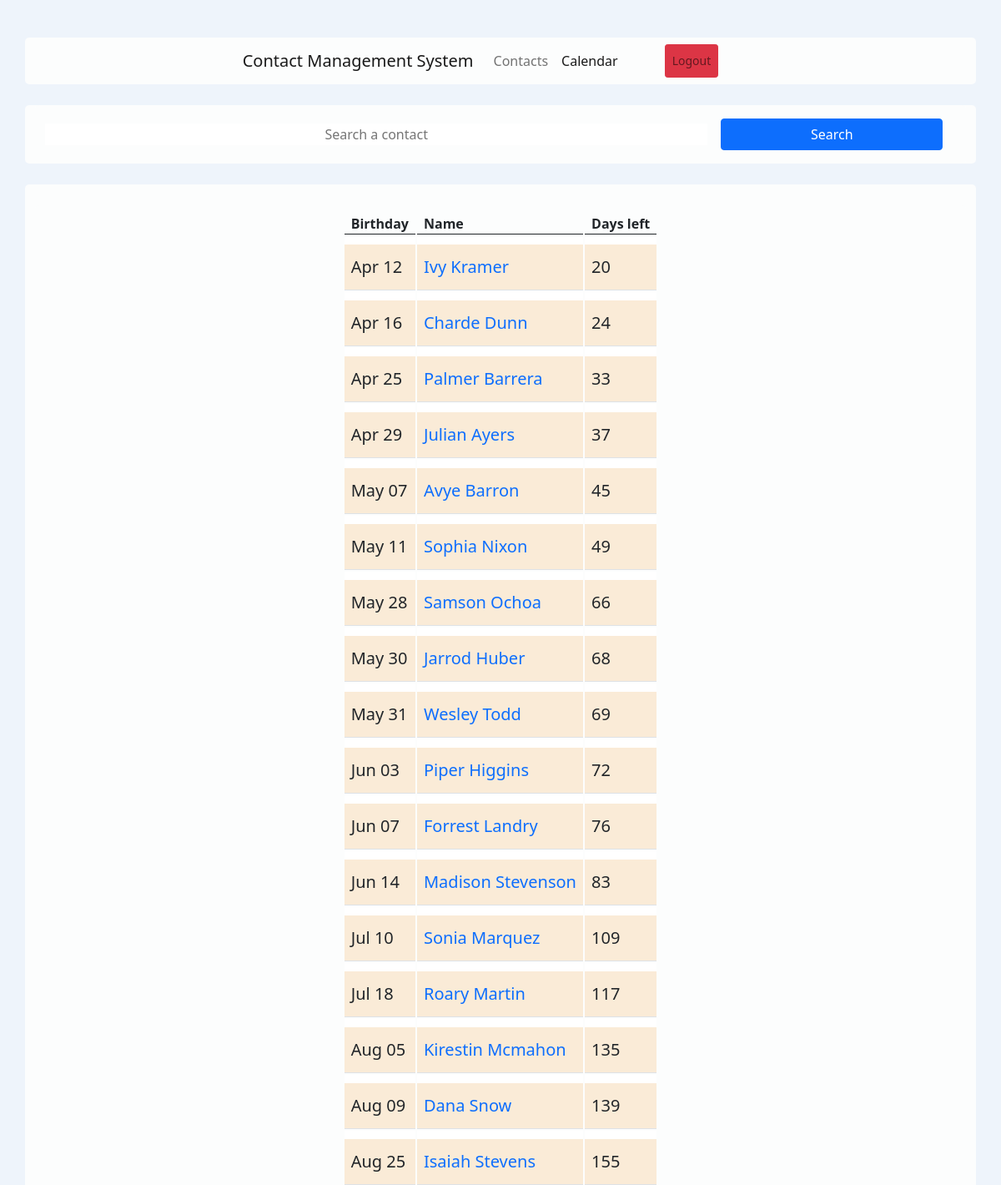
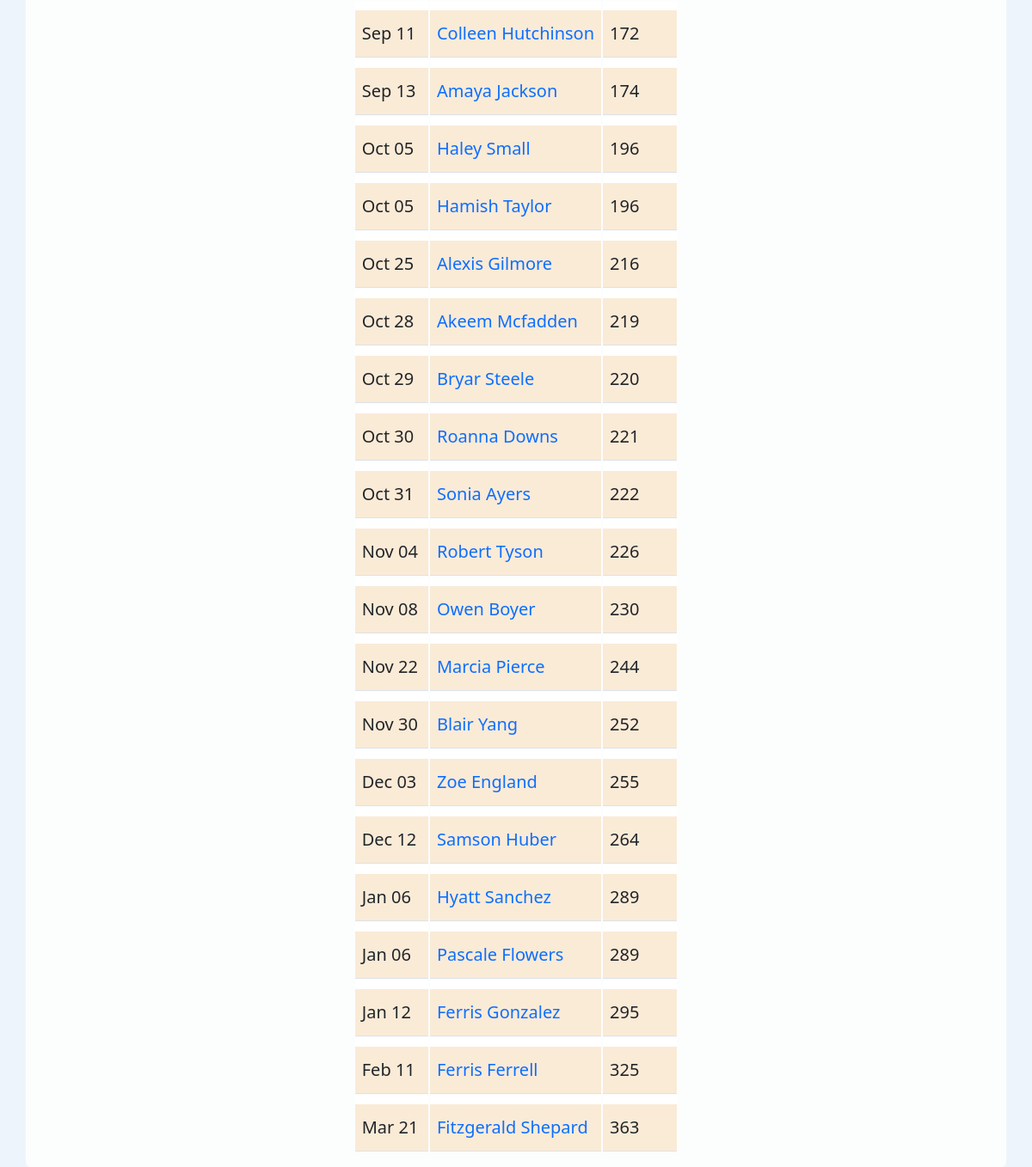
The page /src/Calendar/calendar.php (signed in) on the database its author committed (2 pictures, top to bottom).
### tables this page shows
CREATE TABLE IF NOT EXISTS `contact` (
  `id` int NOT NULL AUTO_INCREMENT,
  `firstName` varchar(50) NOT NULL,
  `lastName` varchar(50) NOT NULL,
  `emailAddress` varchar(100) NOT NULL,
  `phoneNumber` varchar(14) NOT NULL,
  `birthday` date NOT NULL,
  `streetAddress` varchar(256) NOT NULL,
  `city` varchar(25) NOT NULL,
  `province` varchar(40) NOT NULL,
  `postalCode` varchar(7) NOT NULL,
  PRIMARY KEY (`id`)
);

### src/contactHandler.php (called while the page is built, shortened)
<?php
class ContactManager {
    private $tableName;
    private $connection;
    public function __construct() {
        $this->config = parse_ini_file( $_SERVER['DOCUMENT_ROOT']."/cms/config.ini");
        $this->tableName = "contact";
        $this->connection = mysqli_connect($this->config['servername'], $this->config['username'], $this->config['password'])
            or die(mysqli_error($this->connection));
    }
    public function getContactsByBirthday() {
        $sql = "SELECT * FROM $this->tableName ORDER BY CONCAT(SUBSTR(`birthday`,6) < SUBSTR(CURDATE(),6), SUBSTR(`birthday`,6))";
        $result = @mysqli_query($this->connection, $sql) or die(mysqli_error($this->connection));
        $allContacts = array();
        while ($row = mysqli_fetch_array($result)) {
            $contact = new Contact;
            $contact->id             = $row['id'];
            $contact->firstName      = $row['firstName'];
            $contact->lastName       = $row['lastName'];
            $contact->emailAddress   = $row['emailAddress'];
            $contact->phoneNumber    = $row['phoneNumber'];
            $contact->birthday       = $row['birthday'];
            $contact->streetAddress  = $row['streetAddress'];
            $contact->city           = $row['city'];
            $contact->province       = $row['province'];
            $contact->postalCode     = $row['postalCode'];
            array_push($allContacts, $contact);
        } return $allContacts;
    }
}

### src/Calendar/calendar.php (the view, shortened to what this page needs)
<?php
require_once("./../contactHandler.php");
$contactManager = new ContactManager();
 if(isset($_POST['search']) && $_POST['search'] != "") {
    $allContacts = $contactManager->getContactsBirthdayBySearch($_POST['search']);
    } else { $allContacts = $contactManager->getContactsByBirthday();
    }
?>
<!DOCTYPE html>
<html>
	<head>
        <link href="https://cdn.jsdelivr.net/npm/bootstrap@5.0.2/dist/css/bootstrap.min.css" rel="stylesheet">
        <link rel="stylesheet" href="./../../wwwroot/css/site.css">
	</head>
	<body>
        <header>
            <div class=" container">
                <nav class="navbar navbar-expand navbar-light">
                    <a class="navbar-brand " href="./../allContacts/allContacts.php">Contact Management System</a>
                    <div class="collapse navbar-collapse" id="navbarNavAltMarkup">
                        <div class="navbar-nav">
                            <a class="nav-item nav-link" href="./../allContacts/allContacts.php">Contacts</a>
                            <a class="nav-item nav-link active" href="#">Calendar</a>
                            <a class="nav-item nav-link btn btn-danger btn-sm mx-5" href="./../Logout/logout.php">Logout</a>
                        </div>
                    </div>
                </nav>
            </div>
        </header>
        <div class="container ">
            <form action="calendar.php" method="POST" class="container mt-0">
                <input type="text" name="search" id="search" class="w-75 search-bar text-dark border-0 text-center" placeholder="Search a contact" />
                <input type="submit" class="w-25 btn btn-primary m-3" value="Search" />
            </form>
        </div>
        <div class="container">
            <link href="https://maxcdn.bootstrapcdn.com/font-awesome/4.3.0/css/font-awesome.min.css" rel="stylesheet">
            <link rel="stylesheet" href="./../../wwwroot/css/site.css">
            <div class="container">
            <div class="table-responsive">
                <table class="table user-list">
                    <?php if(!empty($allContacts)) { ?>
                        <thead>
                            <tr>
                                <th class="text-center"><span>Birthday</span></th>
                                <th><span>Name</span></th>
                                <th><span>Days left</span></th>
                            </tr>
                        </thead id="userData">
                        <tbody>
                    <?php if(!empty($allContacts)) foreach($allContacts as $k => $contact) { ?>
                        <tr>
                            <td class="birthday">
                            <?php
                            $day   = explode("-", $contact->birthday)[2];
                            $month = explode("-", $contact->birthday)[1];
                            $year  = explode("-", $contact->birthday)[0];
                            $birthday = date("M d", mktime(0, 0,0, $month, $day,$year ));
                            echo $birthday
                            ?>
                            </td>
                            <td class="birthday"><a href="#" class="user-link">
                                <?php echo $contact->firstName ?>
                                <?php echo $contact->lastName ?>
                            </a></td>
                            <td class="birthday">
                                <?php
                                    $birthdate = date($contact->birthday);
                                    $current_date = date("Y-m-d");
                                    $birth_time = strtotime($birthdate);
                                    $current_time = strtotime($current_date);
                                    $arr1 = explode("-", $birthdate);
                                    $year1 = $arr1[0];
                                    $arr2 = explode("-", $current_date);
                                    $year2 = $arr2[0];
                                    $year_diff = $year2-$year1;
                                    $time_new = strtotime("+".$year_diff." year", $birth_time);
                                    if($time_new<$current_time) {
                                        $time_new = strtotime("+1 year", $time_new);
                                    } $time_diff = $time_new - $current_time;
                                    $days = $time_diff/86400;
                                    echo $days;
                                ?>
                            </td>
                        </tr>
                        <?php } ?>
                    </tbody>
                </table>
            </div>
            <?php }
            else { ?>
                <div class="h3">No records to display</div>
            <?php } ?>
            </div>
        </div>
    </body>
</html>

### wwwroot/css/site.css (style rules this page uses)
header { display: flex; justify-content: center; align-items: center; }
body { background-color: #eef4fb; }
body { margin-top:20px; }
.user-list tbody td .user-link { font-size: 1em; padding-top: 3px; }
a { text-decoration: none !important; }
.birthday { background-color: antiquewhite !important; font-size: 20px !important; }
.table { border-collapse: separate; }
.table thead > tr > th { border-bottom: 1px solid #C2C2C2; padding-bottom: 0; }
.table tbody > tr > td { font-size: 0.575em; background: #f5f5f5; border-top: 10px solid #fff; vertical-align: middle; padding: 12px 8px; }
.search-bar { display: flex; justify-content: center; align-items: center; }

### rows shown on the page
contact: birthday "Apr 12", firstName "Ivy", lastName "Kramer"
contact: birthday "Apr 16", firstName "Charde", lastName "Dunn"
contact: birthday "Apr 25", firstName "Palmer", lastName "Barrera"
contact: birthday "Apr 29", firstName "Julian", lastName "Ayers"
contact: birthday "May 07", firstName "Avye", lastName "Barron"
contact: birthday "May 11", firstName "Sophia", lastName "Nixon"
contact: birthday "May 28", firstName "Samson", lastName "Ochoa"
contact: birthday "May 30", firstName "Jarrod", lastName "Huber"
contact: birthday "May 31", firstName "Wesley", lastName "Todd"
contact: birthday "Jun 03", firstName "Piper", lastName "Higgins"
contact: birthday "Jun 07", firstName "Forrest", lastName "Landry"
contact: birthday "Jun 14", firstName "Madison", lastName "Stevenson"
contact: birthday "Jul 10", firstName "Sonia", lastName "Marquez"
contact: birthday "Jul 18", firstName "Roary", lastName "Martin"
contact: birthday "Aug 05", firstName "Kirestin", lastName "Mcmahon"
contact: birthday "Aug 09", firstName "Dana", lastName "Snow"
contact: birthday "Aug 25", firstName "Isaiah", lastName "Stevens"
contact: birthday "Sep 11", firstName "Colleen", lastName "Hutchinson"
contact: birthday "Sep 13", firstName "Amaya", lastName "Jackson"
contact: birthday "Oct 05", firstName "Haley", lastName "Small"
contact: birthday "Oct 05", firstName "Hamish", lastName "Taylor"
contact: birthday "Oct 25", firstName "Alexis", lastName "Gilmore"
contact: birthday "Oct 28", firstName "Akeem", lastName "Mcfadden"
contact: birthday "Oct 29", firstName "Bryar", lastName "Steele"
contact: birthday "Oct 30", firstName "Roanna", lastName "Downs"
contact: birthday "Oct 31", firstName "Sonia", lastName "Ayers"
contact: birthday "Nov 04", firstName "Robert", lastName "Tyson"
contact: birthday "Nov 08", firstName "Owen", lastName "Boyer"
contact: birthday "Nov 22", firstName "Marcia", lastName "Pierce"
contact: birthday "Nov 30", firstName "Blair", lastName "Yang"
contact: birthday "Dec 03", firstName "Zoe", lastName "England"
contact: birthday "Dec 12", firstName "Samson", lastName "Huber"
contact: birthday "Jan 06", firstName "Hyatt", lastName "Sanchez"
contact: birthday "Jan 06", firstName "Pascale", lastName "Flowers"
contact: birthday "Jan 12", firstName "Ferris", lastName "Gonzalez"
contact: birthday "Feb 11", firstName "Ferris", lastName "Ferrell"
contact: birthday "Mar 21", firstName "Fitzgerald", lastName "Shepard"
